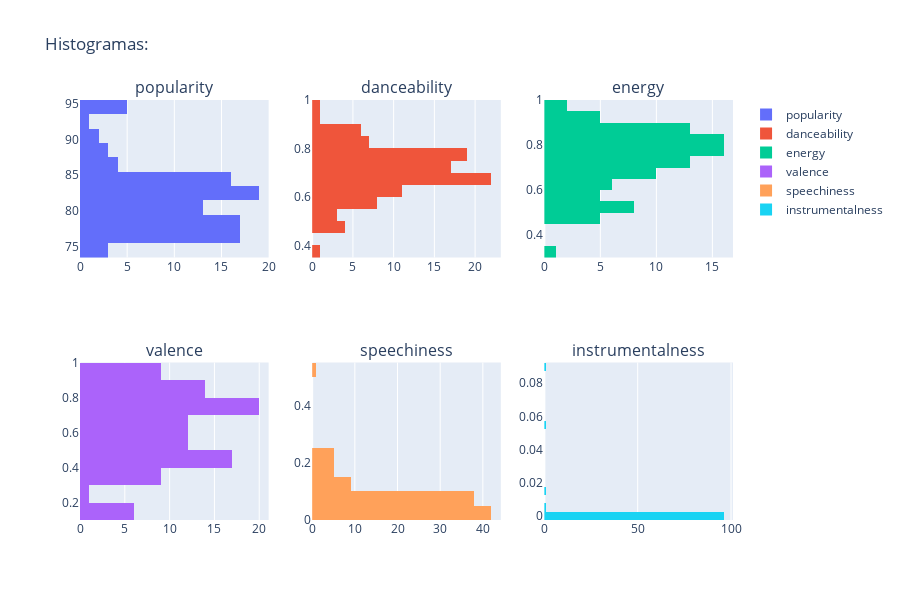

Notebook code for this chart:
### Markdown cell above
Del resto de variables se ha realizado una selección y se analizan las más interesantes:

### Code cell
cols = ['popularity','danceability', 'energy','valence', 'speechiness','instrumentalness']

fig = make_subplots(rows=2, cols=3, subplot_titles=cols)

for i, col in enumerate(cols):
    fig.add_trace(go.Histogram(y=happy_df[col], name=col), row=(i // 3) + 1, col=(i % 3) + 1)

fig.update_layout(
    title="Histogramas:",
    height=600,
    width=900
)

fig.show()
